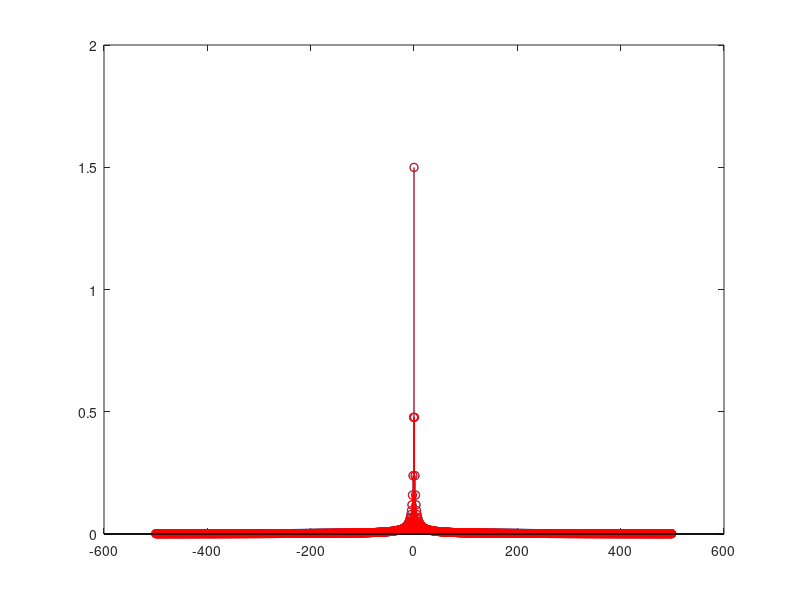

This figure's MATLAB source:
clc; clear all; close all;

N = 1000;

%coeficientes fourier aproximado

X_approx = zeros(1,N);
A = 3;
T  = 7;
for k=0:N-1
    soma_temp = 0;
    for n=0:N-1
        soma_temp = soma_temp + n*exp(-1i*2*pi*k*n/N);
    end
    X_approx(k+1) = (soma_temp*A);
end

X_approx = X_approx./N^2;
k_values = [-N/2:N/2-1];
X_approx = fftshift(X_approx);

stem(k_values,abs(X_approx));
hold on;

%coeficientes fourier analitico

k_values2 = [-N/2:-1,1:N/2-1];
X= (A*1j)./(2*pi.*k_values2);
X0 = A/2;
stem(k_values2,abs(X),'r');
stem(0,X0,'r');
